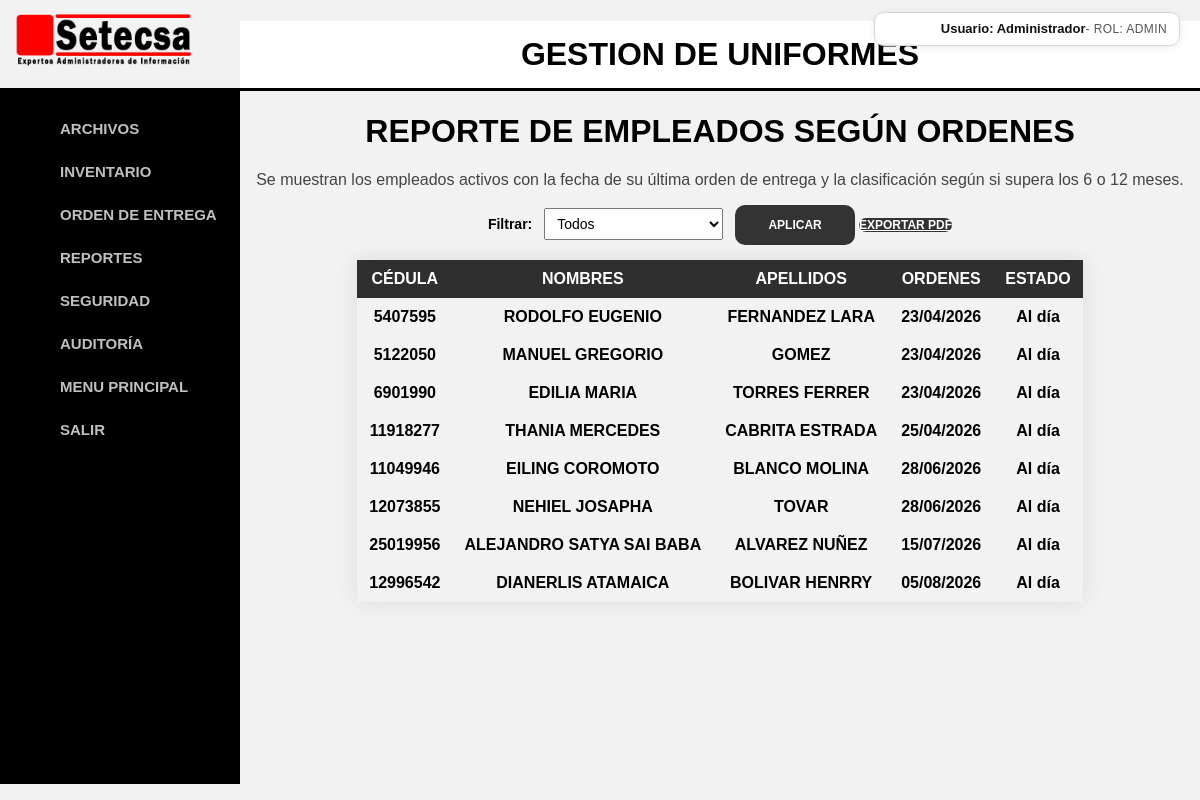
Page /empleadosordenesreporte.php (signed in) on the committed database.
### tables this page shows
CREATE TABLE `empleados` (
  `id` bigint(20) UNSIGNED NOT NULL,
  `expediente` varchar(7) NOT NULL,
  `cedula` varchar(8) NOT NULL,
  `nombres` varchar(40) NOT NULL,
  `apellidos` varchar(40) NOT NULL,
  `cargo` bigint(20) UNSIGNED NOT NULL,
  `ingreso` date NOT NULL,
  `ubicacion` bigint(20) UNSIGNED NOT NULL,
  `activo` int(11) NOT NULL
);

### funciones.php (called while the page is built, shortened)
<?php
    function invierte_fecha($fech,$opc)
    {
        $fecha="";
        if (strlen($fech)>0)
        {
            if ($opc)
            {
                $yyyy = substr($fech, 6, 4);
                $mm = substr($fech, 3, 2);
                $dd = substr($fech, 0, 2);
                $fecha =$yyyy."-".$mm."-".$dd;
            }else{
                $yyyy = substr($fech, 0, 4);
                $mm = substr($fech, 5, 2);
                $dd = substr($fech, 8, 2);
                $fecha =$dd."/".$mm."/".$yyyy;
            }
        }
        return $fecha;
    }

### empleadosordenesreporte.php (the view, shortened to what this page needs)
<?php
include 'encabezado.php';
include 'funciones.php';
$filtro = isset($_GET['filtro']) ? $_GET['filtro'] : 'todos';
$qry = "
    SELECT * FROM (
        SELECT e.id, e.cedula, e.nombres, e.apellidos, MAX(o.fecha) AS ultima_fecha
        FROM empleados e
        INNER JOIN ordenes o ON o.empleado = e.id
        WHERE e.activo = 1
        GROUP BY e.id, e.cedula, e.nombres, e.apellidos
    ) AS t
    ORDER BY ultima_fecha ASC, apellidos, nombres
";
$result = mysqli_query($mysqli, $qry) or die('La consulta falló: ' . $mysqli->error);
$registros = [];
while ($row = mysqli_fetch_assoc($result)) {
    $ultima_fecha = $row['ultima_fecha'];
    $estado = 'Al día';
    $registros[] = [
        'id' => $row['id'],
        'cedula' => $row['cedula'],
        'nombres' => $row['nombres'],
        'apellidos' => $row['apellidos'],
        'ultima_fecha' => !empty($ultima_fecha) ? invierte_fecha($ultima_fecha, 0) : '-',
        'estado' => $estado
    ];
}
?>
<!DOCTYPE html>
<html lang="es">
<head>
    <link rel="stylesheet" href="formatos.css" type="text/css" charset="utf-8" />
</head>
<body>
    <div class="contenedor">
        <h1>REPORTE DE EMPLEADOS SEGÚN ORDENES</h1>
        <div class="info">
            <p>Se muestran los empleados activos con la fecha de su última orden de entrega y la clasificación según si supera los 6 o 12 meses.</p>
        </div>
        <form method="get" action="empleadosordenesreporte.php" style="text-align:center; margin-bottom:15px;">
            <label for="filtro" style="font-weight:bold; margin-right:8px;">Filtrar:</label>
            <select name="filtro" id="filtro" style="padding:6px 8px; margin-right:8px;">
                <option value="todos" <?php echo $filtro === 'todos' ? 'selected' : ''; ?>>Todos</option>
            </select>
            <button type="submit" class="boton">APLICAR</button>
            <a href="reporte_empleados_pdf.php?filtro=<?php echo urlencode($filtro); ?>" class="boton" target="_blank">EXPORTAR PDF</a>
        </form>
        <table class="styled-table-5">
            <thead>
                <tr>
                    <th>CÉDULA</th>
                    <th>NOMBRES</th>
                    <th>APELLIDOS</th>
                    <th>ORDENES</th>
                    <th>ESTADO</th>
                </tr>
            </thead>
            <tbody>
                <?php foreach ($registros as $r): ?>
                    <tr>
                        <td><?php echo htmlspecialchars($r['cedula']); ?></td>
                        <td><?php echo htmlspecialchars($r['nombres']); ?></td>
                        <td><?php echo htmlspecialchars($r['apellidos']); ?></td>
                        <td><?php echo htmlspecialchars($r['ultima_fecha']); ?></td>
                        <td><?php echo htmlspecialchars($r['estado']); ?></td>
                    </tr>
                <?php endforeach; ?>
            </tbody>
        </table>
    </div>
</body>
</html>

### formatos.css (style rules this page uses)
body { font-family: Arial, sans-serif; margin: 0; padding: 0; margin-left: 240px; background-color: #f2f2f2; color: #000; }
form, form * { font-size: 14px; }
.boton { font-size:12px; font-family:sans-serif; font-weight:bold; color:#ffffff; background:#333333; border:0px; border-radius: 10px; width:120px; height:40px; }
.styled-table-5 { border-collapse: collapse; margin: 25px 10px; font-size: 1em; font-family: sans-serif; min-width: 1300px; box-shadow: 0 0 20px #dcdcdc; }
.styled-table-5 thead tr { background-color: #2f2f2f; color: #ffffff; text-align: middle; }
.styled-table-5 th, .styled-table-5 td { padding: 12px 15px; }
.styled-table-5 tbody tr td { text-align: center; font-weight: bold; color: #000000; height: 10px; }

### empleadosordenesreporte.php (style rules this page uses)
body { font-family: Arial, sans-serif; background: #f2f2f2; }
.contenedor { max-width: 1100px; margin: 20px auto 20px auto; padding: 0 10px; }
h1 { color: #000000; text-align: center; }
.info { margin-bottom: 15px; color: #444; text-align: center; }
.styled-table-5 { margin: 0 auto; width: auto; min-width: 0; max-width: 100%; table-layout: fixed; }
.styled-table-5 th, .styled-table-5 td { white-space: nowrap; padding: 10px 12px; }

### rows in the picture
empleados: cedula "5407595", nombres "RODOLFO EUGENIO", apellidos "FERNANDEZ LARA", ultima_fecha "23/04/2026", estado "Al día"
empleados: cedula "5122050", nombres "MANUEL GREGORIO", apellidos "GOMEZ", ultima_fecha "23/04/2026", estado "Al día"
empleados: cedula "6901990", nombres "EDILIA MARIA", apellidos "TORRES FERRER", ultima_fecha "23/04/2026", estado "Al día"
empleados: cedula "11918277", nombres "THANIA MERCEDES", apellidos "CABRITA ESTRADA", ultima_fecha "25/04/2026", estado "Al día"
empleados: cedula "11049946", nombres "EILING COROMOTO", apellidos "BLANCO MOLINA", ultima_fecha "28/06/2026", estado "Al día"
empleados: cedula "12073855", nombres "NEHIEL JOSAPHA", apellidos "TOVAR", ultima_fecha "28/06/2026", estado "Al día"
empleados: cedula "25019956", nombres "ALEJANDRO SATYA SAI BABA", apellidos "ALVAREZ NUÑEZ", ultima_fecha "15/07/2026", estado "Al día"
empleados: cedula "12996542", nombres "DIANERLIS ATAMAICA", apellidos "BOLIVAR HENRRY", ultima_fecha "05/08/2026", estado "Al día"

### other values in the picture
$nombreUsuarioSesion "Administrador"
$rolUsuarioSesion "ADMIN"
